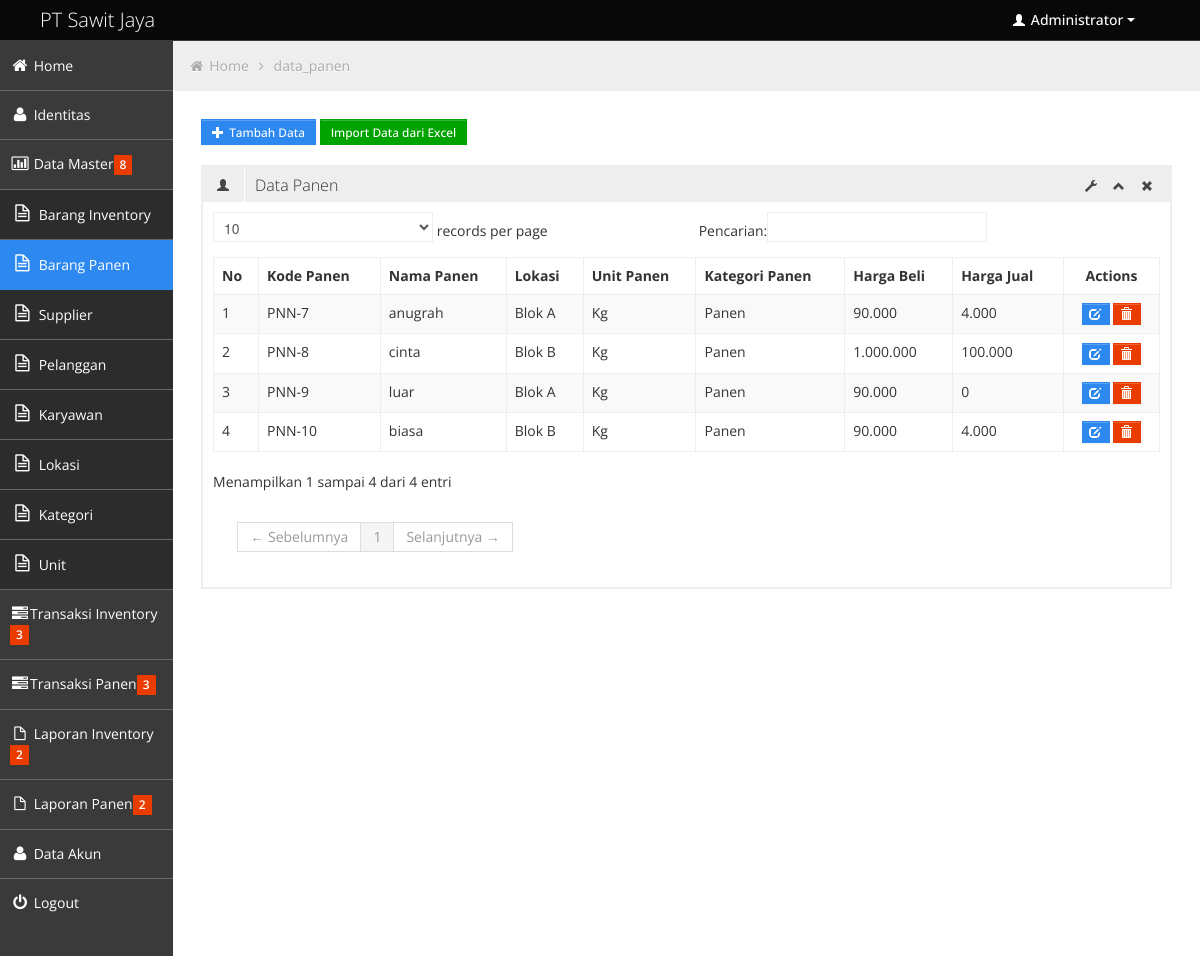
The page /index.php?halaman=data_panen (signed in) on the database its author committed.
### tables this page shows
CREATE TABLE IF NOT EXISTS `identitas` (
  `id_identitas` int(3) NOT NULL AUTO_INCREMENT,
  `nama_identitas` varchar(100) NOT NULL,
  `alamat` varchar(30) NOT NULL,
  `telp` varchar(12) NOT NULL,
  `keterangan` varchar(30) NOT NULL,
  PRIMARY KEY (`id_identitas`)
);

CREATE TABLE IF NOT EXISTS `panen` (
  `inc` int(9) NOT NULL AUTO_INCREMENT,
  `lokasi_id` int(11) NOT NULL,
  `panen_id` varchar(14) NOT NULL,
  `panen_nama` varchar(90) NOT NULL,
  `unit_id` tinyint(3) NOT NULL DEFAULT '0',
  `kategori_id` tinyint(3) DEFAULT NULL,
  `harga_beli` int(10) NOT NULL,
  `harga_jual` int(10) NOT NULL,
  PRIMARY KEY (`inc`),
  KEY `barang_id` (`panen_id`)
);

CREATE TABLE IF NOT EXISTS `lokasi` (
  `lokasi_id` int(11) NOT NULL AUTO_INCREMENT,
  `lokasi` varchar(35) NOT NULL,
  PRIMARY KEY (`lokasi_id`)
);

CREATE TABLE IF NOT EXISTS `unit` (
  `unit_id` tinyint(3) NOT NULL AUTO_INCREMENT,
  `unit` varchar(25) DEFAULT NULL,
  PRIMARY KEY (`unit_id`)
);

CREATE TABLE IF NOT EXISTS `kategori` (
  `kategori_id` tinyint(3) NOT NULL AUTO_INCREMENT,
  `kategori` varchar(25) DEFAULT NULL,
  PRIMARY KEY (`kategori_id`)
);

### library/fungsi_standar.php (called while the page is built, shortened)
<?php
function digit($data){
		$input=$data;
		$panjang=strlen($input);
if ($panjang==0)
{
	return $input;
}
elseif ($panjang < 4)
{
	return $input;
}
else
{
		$n=$panjang-1;
		$point=1;
		$j=1;
		$teks=array();
	for ($i=$n;$i>0;$i--)
	{
		if($point==3)
		{
			$teks["$j"]=substr($input,$i,3);
			$point=0;
			$j++;
			$g=$i;
		}
		$point++;
	}
	$input= substr($input,0,$g);
	for ($k=$j;$k>0;$k--)
	{
		if ($k==1){
			$input=$input. $teks["$k"];
		}else{
			$input=$input. $teks["$k"].".";
		}
	}
	return $input;
}
}
?>

### data_panen.php (the view, shortened to what this page needs)
<?php
require_once "library/fungsi_standar.php";
?>
<a href='index.php?halaman=form_data_master&kode=panen_insert' class='btn btn-small btn-primary'>
   <i class="halflings-icon white plus"></i> <span>Tambah Data</span>
   </a> <a class="btn btn-small btn-success" href='index.php?halaman=import'>Import Data dari Excel</a>
   <br/>
   <br/>
<div class='row-fluid sortable'>
				<div class='box span12'>
					<div class='box-header' data-original-title>
						<h2><i class='halflings-icon user'></i><span class='break'></span>Data Panen</h2>
						<div class='box-icon'>
							<a href='#' class='btn-setting'><i class='halflings-icon wrench'></i></a>
							<a href='#' class='btn-minimize'><i class='halflings-icon chevron-up'></i></a>
							<a href='#' class='btn-close'><i class='halflings-icon remove'></i></a>
						</div>
					</div>
					<div class='box-content'>
						<table class='table table-striped table-bordered bootstrap-datatable datatable'>
						  <thead>
							  <tr>
								  <th>No</th>
								  <th>Kode Panen</th>
								  <th>Nama Panen</th>
								  <th>Lokasi</th>
								  <th>Unit Panen</th>
								  <th>Kategori Panen</th>
								  <th>Harga Beli</th>
								  <th>Harga Jual</th>
								  <th><center>Actions</center></th>
							  </tr>
						  </thead>
						  <tbody>
							<?php
		$qtmpil_barang="select * from panen inner join unit on panen.unit_id = unit.unit_id inner join kategori on panen.kategori_id=kategori.kategori_id inner join lokasi on panen.lokasi_id=lokasi.lokasi_id  ";
		$qp_brg=mysql_query($qtmpil_barang);
		$no=1;
		while($row1=mysql_fetch_array($qp_brg)){ ?>
		<tr>
		  <td><?php echo "$no"; ?></td>
    	  <td><?php echo "$row1[panen_id]"; ?></td>
          <td><?php echo "$row1[panen_nama]"; ?></td>
          <td><?php echo "$row1[lokasi]"; ?></td>
          <td><?php echo "$row1[unit]"; ?></td>
          <td><?php echo "$row1[kategori]"; ?></td>
		  <td><?php echo "".digit($row1[harga_beli]).""; ?></td>
          <td><?php echo "".digit($row1[harga_jual]).""; ?></td>
          <td><center><?php echo "<a class='btn btn-mini btn-primary' href=coba.php?halaman=form_ubah_data&kode=panen_update&id=$row1[inc]>"; ?>
          	 <i class='halflings-icon white edit'></i>
			 <?php echo "</a> ";
			 echo "<a class='btn btn-mini btn-danger' href='proses.php?proses=panen_delete&id=$row1[inc]'>"; ?>
          	 <i class='halflings-icon white trash'></i>
			 <?php echo "</a>"; ?>
			 </center>
		  </td>
		</tr>
		<?php $no++;} ?>
						  </tbody>
					  </table>
					</div>
				</div>
			</div>
</head>

### header.php (shortened to what this page needs)
<div class="navbar">
	<div class="navbar-inner">
		<div class="container-fluid">
			<a class="brand" href="index.html"><span><?php echo"$idn[nama_identitas]";?></span></a>
			<div class="nav-no-collapse header-nav">
				<ul class="nav pull-right">
					<li class="dropdown">
						<a class="btn dropdown-toggle" data-toggle="dropdown" href="#">
							<i class="halflings-icon white user"></i> Administrator
							<span class="caret"></span>
						</a>
					</li>
				</ul>
			</div>
		</div>
	</div>
</div>

### css/halflings.css (style rules this page uses)
html, html .halflings { -webkit-font-smoothing: antialiased !important; }
.halflings-icon { display: inline-block; width: 14px; height: 14px; line-height: 14px; vertical-align: text-top; background-image: url(../img/glyphicons_halflings.svg); background-position: 0 0; background-repeat: no-repeat; vertical-align: top; *display: inline; *zoom: 1; *margin-right: .3em; }
.halflings-icon.white { background-image: url(../img/glyphicons_halflings-white.svg); }
.halflings-icon.user { background-position: -168px 0; }
.halflings-icon.remove { background-position: -312px 0; }
.halflings-icon.trash { background-position: -456px 0; }
.halflings-icon.edit { background-position: -96px -72px; }
.halflings-icon.plus { background-position: -408px -96px; }
.halflings-icon.chevron-up { background-position: -288px -120px; }
.halflings-icon.wrench { background-position: -360px -144px; }

### rows shown on the page
identitas: nama_identitas "PT Sawit Jaya"
panen: panen "PNN-7", panen_nama "anugrah", lokasi.lokasi "Blok A", unit.unit "Kg", kategori.kategori "Panen", harga_beli "90.000", harga_jual "4.000"
panen: panen "PNN-8", panen_nama "cinta", lokasi.lokasi "Blok B", unit.unit "Kg", kategori.kategori "Panen", harga_beli "1.000.000", harga_jual "100.000"
panen: panen "PNN-9", panen_nama "luar", lokasi.lokasi "Blok A", unit.unit "Kg", kategori.kategori "Panen", harga_beli "90.000", harga_jual "0"
panen: panen "PNN-10", panen_nama "biasa", lokasi.lokasi "Blok B", unit.unit "Kg", kategori.kategori "Panen", harga_beli "90.000", harga_jual "4.000"

### other values the page prints
$hal "data_panen"
